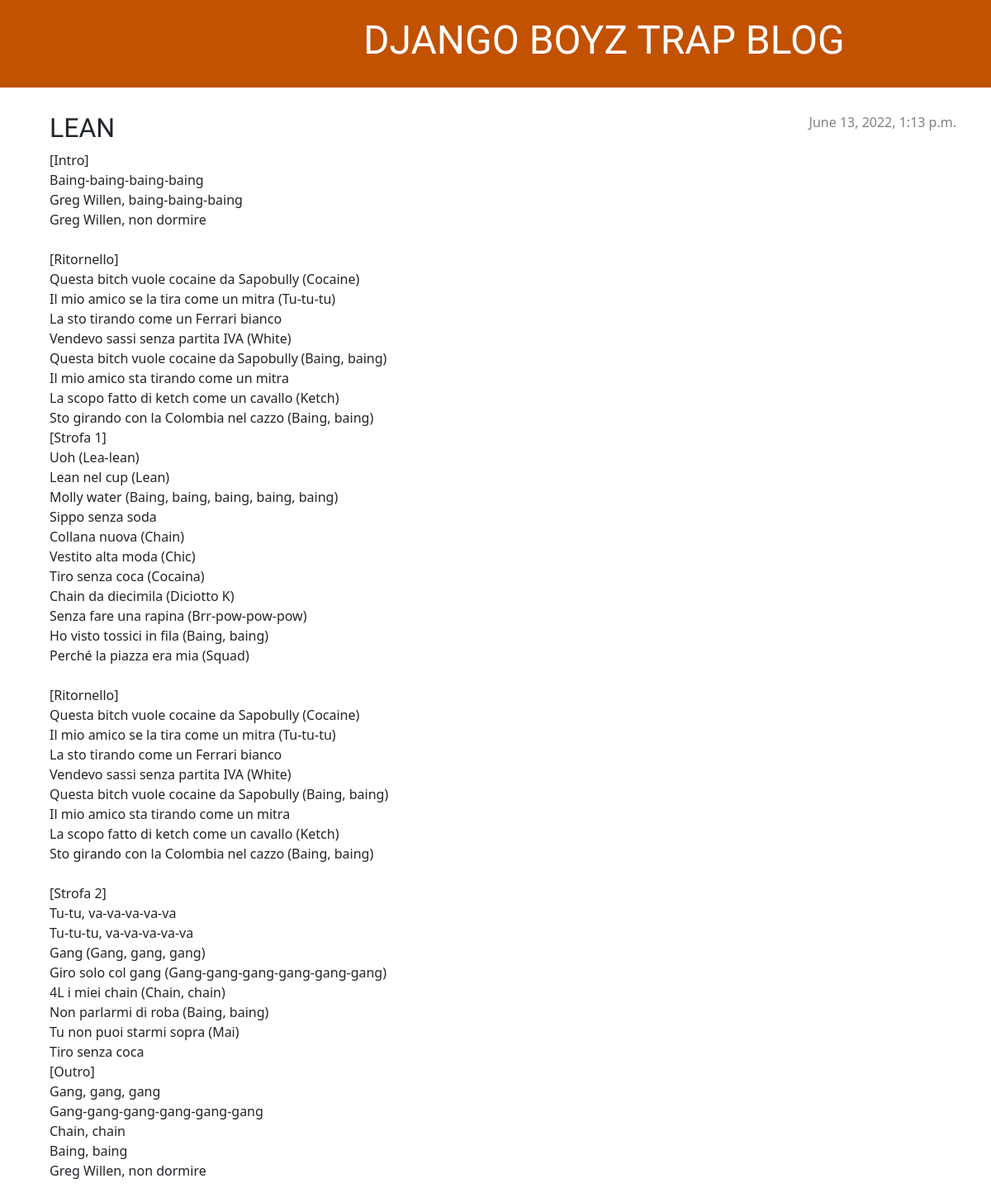
The app's page /post/1/ with its own data.
### blog/models.py (models this page shows, shortened)
class Post(models.Model):
     autore = models.ForeignKey(settings.AUTH_USER_MODEL, on_delete=models.CASCADE)
     titolo = models.CharField(max_length=200)
     testo = models.TextField()
     data_creazione = models.DateTimeField(default=timezone.now)
     data_pubblicazione = models.DateTimeField(blank=True, null=True)

### blog/views.py (the view)
# urls.py: path('post/<int:pk>/', views.post_detail, name='post_detail'),
def post_detail(request, pk):
    post = get_object_or_404(Post, pk=pk)
    if pk == 1:
        return render(request, 'blog/post_detail.html', {'post': post})
    else:
        return render(request, 'blog/post2_detail.html', {'post': post})

### blog/templates/blog/post_detail.html
{% extends 'blog/base.html' %}
{% block content %}
    <article class="post">
        {% if post.data_pubblicazione %}
            <time class="date">
                {{ post.data_pubblicazione }}
            </time>
        {% endif %}
        <h2>{{ post.titolo }}</h2>
        <p>{{ post.testo|linebreaksbr }}</p>
    </article>
{% endblock %}

### blog/static/css/blog.css (style rules this page uses)
h1, h2, h3, h4 { font-family: 'Lobster', cursive; }
.date { color: #828282; }
.post { margin-bottom: 70px; }
.post > .date, .post > .actions { float: right; }

### records on screen
Post: data_pubblicazione "June 13, 2022, 1:13 p.m.", titolo "LEAN", testo "[Intro] Baing-baing-baing-baing Greg Willen, baing-baing-baing Greg Willen, non dormire [Ritornello] Questa bitch vuole cocaine da Sapobully (Cocaine) Il mio amico se la tira come un mitra (Tu-tu-tu) La sto tirando come un Ferrari bianco Vendevo sassi senza partita IVA (White) Questa bitch vuole cocaine da Sapobully (Baing, baing) Il mio amico sta tirando come un mitra La scopo fatto di ketch come un cavallo (Ketch) Sto girando con la Colombia nel cazzo (Baing, baing) [Strofa 1] Uoh (Lea-lean) Lean nel cup (Lean) Molly water (Baing, baing, baing, baing, baing) Sippo senza soda Collana nuova (Chain) Vestito alta moda (Chic) Tiro senza coca (Cocaina) Chain da diecimila (Diciotto K) Senza fare…"
